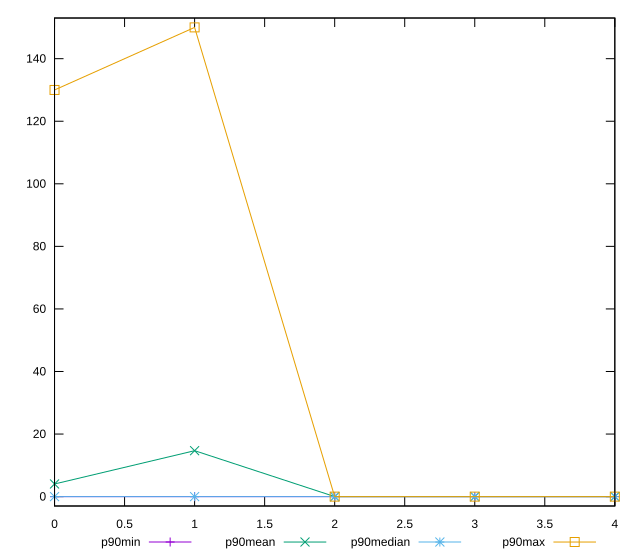

Generate this figure with gnuplot:
reset

$p90Min <<EOF
0 0
1 0
2 0
3 0
4 0
EOF

$p90Mean <<EOF
0 4.042553191489362
1 14.680851063829786
2 0
3 0
4 0
EOF

$p90Median <<EOF
0 0
1 0
2 0
3 0
4 0
EOF

$p90Max <<EOF
0 130
1 150
2 0
3 0
4 0
EOF

set key outside below
set xrange [0:4]
set yrange [-3:153]
set trange [-3:153]
set terminal svg size 640, 560 enhanced background rgb 'white'
set output "report_00016_2021-02-10T13-31-48.338Z/unminified-css/progression/value.svg"

plot $p90Min title "p90min" with linespoints, \
     $p90Mean title "p90mean" with linespoints, \
     $p90Median title "p90median" with linespoints, \
     $p90Max title "p90max" with linespoints

reset
